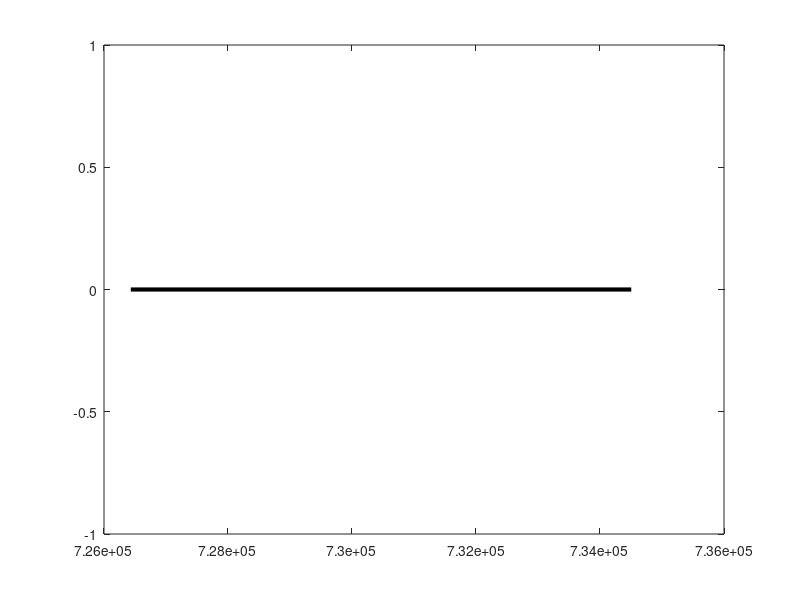

MATLAB code for this plot: (Note: this script raises an error after producing the figure.)

% make a sort of helicorder plot with 1 row = 1 year
startyear=1988.9;
endyear=2011;

extrusion_color = [.8 .8 .8];


 % define phases of extrusion
phase1.snum = datenum(1995,11,15);
phase1.enum=datenum(1998,3,10);
phase1.col = extrusion_color;
phase1.label='Phase 1';
phase1.plotas = 'patch';
phase1.level = 0;

phase2.snum = datenum(1999,11,27);
phase2.enum = datenum(2003,8,1);
phase2.col = extrusion_color;
phase2.label='Phase 2';
phase2.plotas = 'patch';
phase2.level = 0;

phase3.snum = datenum(2005,8,1);
phase3.enum = datenum(2007,4,20);
phase3.col = extrusion_color;
phase3.label='3';
phase3.plotas = 'patch';
phase3.level = 0;

phase4a.snum=datenum(2008,8,8);
phase4a.enum=datenum(2008,10,8);
phase4a.col= extrusion_color;
phase4a.label='';
phase4a.plotas = 'patch';
phase4a.level = 0;

phase4b.snum=datenum(2008,12,2);
phase4b.enum=datenum(2009,1,3);
phase4b.col= extrusion_color;
phase4b.label='';
phase4b.plotas = 'patch';
phase4b.level = 0;

phase5.snum = datenum(2009,10,8);
phase5.enum=datenum(2010,2,11);
phase5.col = extrusion_color;
phase5.label='5';
phase5.plotas = 'patch';
phase5.level = 0;


% define events
% volcanic/seismic/natural below line, network-related above line
event1.dnum = datenum(1995,7,18);
event1.label = sprintf('1st\nphreatic\nexplosion');
event1.pos = 'below';
event1.labelheight = 1;


event2.dnum = datenum(1995,7,27);
event2.label = sprintf('ASN &\nVDAP\nsystem\ninstalled');
event2.pos = 'above';
event2.labelheight = 1;


event3.dnum = datenum(1996,10,19);
event3.label = sprintf('DSN\ninstalled');
event3.pos = 'above';
event3.labelheight = 0.2;


event4.dnum = datenum(2001,3,2);
event4.label = sprintf('Seislog\nreplaced\nXdetect');
event4.pos = 'above';
event4.labelheight = 0.9;


event5.dnum = datenum(2004,12,16);
event5.label = sprintf('ASN\nphased\nout\n(DSN\nupgrade)');
event5.pos = 'above';
event5.labelheight = 0.9;


event6.dnum = datenum(2004,1,17);
event6.label = sprintf('last\nRSAM\ndata\ndownload');
event6.pos = 'above';
event6.labelheight = 0.2;

event7.dnum = (phase4a.snum + phase4a.enum)/2;
event7.label = '4a';
event7.pos = 'below';
event7.labelheight = 0.5;

event8.dnum = (phase4b.snum + phase4b.enum)/2;
event8.label = '4b';
event8.pos = 'below';
event8.labelheight = 0.2;

event9.dnum = datenum(1992,6,30);
event9.label = sprintf('GH, BE\n & SP\nrestored');
event9.pos = 'above';
event9.labelheight = 0.2;

event10.dnum = datenum(1989,9,17);
event10.label = sprintf('hurricane\nHugo');
event10.pos = 'below';
event10.labelheight = 0.2;

event11.dnum = datenum(1992,8,9);
event11.label = sprintf('swarm');
event11.pos = 'below';
event11.labelheight = 0.2;

event12.dnum = datenum(1994,2,3);
event12.label = sprintf('swarm');
event12.pos = 'below';
event12.labelheight = 0.2;

event13.dnum = datenum(1994,2,3);
event13.label = sprintf('WH\nadded');
event13.pos = 'above';
event13.labelheight = 0.2;

event14.dnum = datenum(1994,11,27);
event14.label = sprintf('major\nswarm');
event14.pos = 'below';
event14.labelheight = 0.4;

event15.dnum = datenum(1989,9,17);
event15.label = sprintf('local\nnetwork\ndestroyed');
event15.pos = 'above';
event15.labelheight = 0.2;


% makesinglelineplot
close all
figure
figbox=get(gcf,'Position');
set(gcf,'Position',[100 100 figbox(3)*1.8 figbox(4)]);
pheight = 0.13;
lspace = 0.02 + pheight; % space between line and 'arrow' line
startdnum=datenum(startyear,1,1); 
enddnum= datenum(endyear,1,1);
plot([startdnum enddnum], [0 0], 'k','LineWidth',3)
hold on

% add phases of extrusion
addsinglelinephase(phase1, pheight)
addsinglelinephase(phase2, pheight)
addsinglelinephase(phase3, pheight)
addsinglelinephase(phase4a, pheight)
addsinglelinephase(phase4b, pheight)
addsinglelinephase(phase5, pheight)

% add timeline events
addsinglelineevent(event1, pheight/2)
addsinglelineevent(event2, pheight/2)
addsinglelineevent(event3, lspace)
addsinglelineevent(event4, lspace)
addsinglelineevent(event5, pheight/2)
addsinglelineevent(event6, pheight/2)
addsinglelineevent(event7, lspace)
addsinglelineevent(event8, lspace)
addsinglelineevent(event9, pheight/2)
addsinglelineevent(event10, pheight/2)
addsinglelineevent(event11, pheight/2)
addsinglelineevent(event12, pheight/2)
addsinglelineevent(event13, pheight/2)
addsinglelineevent(event14, pheight/2)
addsinglelineevent(event15, pheight/2)
%patch([phase1.snum phase1.enum phase1.enum phase1.snum],[phase1.level-0.5 phase1.level-0.5 phase1.level+0.5 phase1.level+0.5],phase1.col)
set(gca,'YLim',[-1.8 1.8])
set(gca,'YTick',[])
set(gca,'XLim',[startdnum enddnum]);
datetick('x','keeplimits')
% set(gca,'XTick',[startyear:1:endyear]);
% a = get(gca,'XTickLabel');  
% set(gca,'XTickLabel',a,'fontsize',12,'FontWeight','bold')
xtickangle(45)
set(gca,'FontSize',12)
hold off
grid on
%%
print -deps ~/src/AnalogSeismicNetworkPaper/FIGURES/asn_paper_timeline.eps
print -dpng ~/src/AnalogSeismicNetworkPaper/FIGURES/asn_paper_timeline.png
% cannot get a good PDF render of same figure
orient(gcf,'landscape')
print -dpdf -bestfit ~/src/AnalogSeismicNetworkPaper/FIGURES/asn_paper_timeline.pdf
%%
function addsinglelinephase(p,pheight)
    patch([p.snum p.enum p.enum p.snum],[p.level-pheight p.level-pheight p.level+pheight p.level+pheight],p.col)
    text(mean([p.snum p.enum]), p.level, p.label, 'HorizontalAlignment', 'center', ...
          'VerticalAlignment', 'middle');
end

function addsinglelineevent(e,lspace)
    
    if strcmp(e.pos,'above')
        %scatter(e.dnum, lspace, 'v')
        plot([e.dnum e.dnum],[lspace e.labelheight+lspace],'k','LineWidth',1.5)
        
        text(e.dnum, e.labelheight+lspace, e.label,  'HorizontalAlignment', 'center', ...
          'VerticalAlignment', 'bottom');
    else
        %scatter(e.dnum, -0.1, '^')
        plot([e.dnum e.dnum],[-lspace -e.labelheight-lspace],'k','LineWidth',1.5)
        text(e.dnum, -e.labelheight-lspace, e.label,  'HorizontalAlignment', 'center', ...
          'VerticalAlignment', 'top');
    end

end

% %%  multi-line plot
% close all
% figure
% makehelichronplot(startyear,endyear)
% makepatch(phase1)
% makepatch(phase2)
% makepatch(phase3)
% makepatch(phase4a)
% makepatch(phase4b)
% makepatch(phase5)
% addevent(event1);
% addevent(event2);
% addevent(event3);
% addevent(event4);
% addevent(event5);
% addevent(event6);
% addevent(event7);
% addevent(event8);
% set(gca,'YLim', [startyear-0.3  endyear-1+0.3])

% function addevent(thisp)
%     sy = dnum2year(thisp.dnum);
%     sdv = floor(sy);
%     hold on
%     if strcmp(thisp.pos,'above')
%         scatter(mod(sy,1),floor(sy)-0.1,70,'kv');
%         text(mod(sy,1),floor(sy)-0.25,thisp.label,  'HorizontalAlignment', 'center', ...
%       'VerticalAlignment', 'bottom');
%     else
%         scatter(mod(sy,1),floor(sy)+0.1,70,'k^');
%         text(mod(sy,1),floor(sy)+0.25,thisp.label,  'HorizontalAlignment', 'center', ...
%       'VerticalAlignment', 'top');   
%     end
%     hold off
% end
% 
% function makepatch(thisp)
%     sy = dnum2year(thisp.snum);
%     ey = dnum2year(thisp.enum);
%     sdv = floor(sy);
%     edv = floor(ey);
%     hold on
%     thisp.plotas
%     if strcmp(thisp.plotas,'patch')
%         %patch([thisp.snum thisp.enum thisp.enum thisp.snum thisp.snum], [thisp.level thisp.level thisp.level+1 thisp.level+1 thisp.level], thisp.col);
%         %datetick('x')
%         for thisy = sdv:edv
%             thissy = mod(max([sy thisy]), 1);
%             thisey = mod(min([ey thisy+1]), 1); 
%             lvl = thisp.level;
%             if thisey==0
%                 thisey=1;
%             end
%             patch([thissy thisey thisey thissy thissy], [thisy-0.1+lvl thisy-0.1+lvl thisy+0.1+lvl thisy+0.1+lvl thisy-0.1+lvl], thisp.col)
% 
%         end
%     else
%         scatter(mod(sy,1),floor(sy)-0.15,'kv');
%         scatter(mod(ey,1),floor(ey)-0.15,'kv');
%     end
%     hold off
% end
% 
% function makehelichronplot(starty,endy)
%     figure
%     subplot(1,1,1)
%     for y = starty:endy-1
%         line([0 1],[y y],'LineWidth',1,'Color','k');
%     end
%     set(gca,'YTick',starty:1:endy);
%     %, ['YTickLabel',[endy-1:-1:starty])
%     set(gca,'Ydir','reverse')
%     dnum = [];
%     for c=1:12
%         dnum = [dnum datenum(1995,c,1)];
%     end
%     xticks = dnum2year(dnum) - 1995;
%     xticklabels = {'J';'F';'M';'A';'M';'J';'J';'A';'S';'O';'N';'D'};
%     set(gca, 'XTick', xticks, 'XTickLabel', xticklabels);
% end
% 
% function y=dnum2year(dnum)
%     for c=1:length(dnum)
%         dv = datevec(dnum(c));
%         y(c) = dv(1) + (dnum(c)-datenum(dv(1),1,1))/365;
%     end
% end
